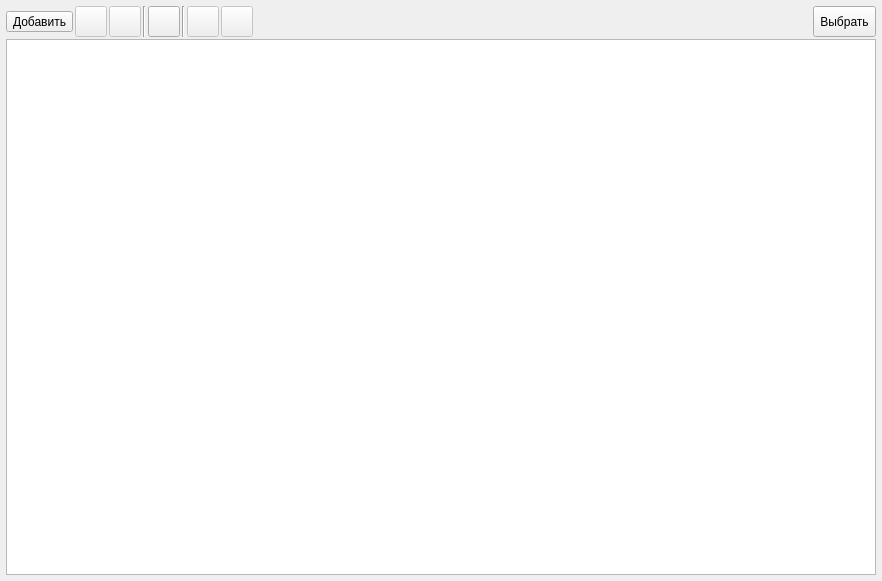
<?xml version="1.0" encoding="UTF-8"?>
<ui version="4.0">
 <class>FormDiscounts</class>
 <widget class="QWidget" name="FormDiscounts">
  <property name="geometry">
   <rect>
    <x>0</x>
    <y>0</y>
    <width>882</width>
    <height>581</height>
   </rect>
  </property>
  <property name="windowTitle">
   <string>Справочник скидок</string>
  </property>
  <layout class="QVBoxLayout" name="verticalLayout">
   <property name="spacing">
    <number>2</number>
   </property>
   <property name="leftMargin">
    <number>6</number>
   </property>
   <property name="topMargin">
    <number>6</number>
   </property>
   <property name="rightMargin">
    <number>6</number>
   </property>
   <property name="bottomMargin">
    <number>6</number>
   </property>
   <item>
    <layout class="QHBoxLayout" name="horizontalLayout">
     <property name="spacing">
      <number>2</number>
     </property>
     <item>
      <widget class="QToolButton" name="toolButtonAdd">
       <property name="toolTip">
        <string>Добавить новый бренд</string>
       </property>
       <property name="text">
        <string>Добавить</string>
       </property>
       <property name="icon">
        <iconset resource="../../res.qrc">
         <normaloff>:/32/icons/32x32/add.png</normaloff>:/32/icons/32x32/add.png</iconset>
       </property>
       <property name="iconSize">
        <size>
         <width>24</width>
         <height>24</height>
        </size>
       </property>
       <property name="toolButtonStyle">
        <enum>Qt::ToolButtonTextBesideIcon</enum>
       </property>
      </widget>
     </item>
     <item>
      <widget class="QToolButton" name="toolButtonEdit">
       <property name="enabled">
        <bool>false</bool>
       </property>
       <property name="toolTip">
        <string>Редактировать текущий бренд</string>
       </property>
       <property name="icon">
        <iconset resource="../../res.qrc">
         <normaloff>:/32/icons/32x32/edit.png</normaloff>:/32/icons/32x32/edit.png</iconset>
       </property>
       <property name="iconSize">
        <size>
         <width>24</width>
         <height>24</height>
        </size>
       </property>
      </widget>
     </item>
     <item>
      <widget class="QToolButton" name="toolButtonDelete">
       <property name="enabled">
        <bool>false</bool>
       </property>
       <property name="toolTip">
        <string>Удалить выбранные бренды</string>
       </property>
       <property name="text">
        <string/>
       </property>
       <property name="icon">
        <iconset resource="../../res.qrc">
         <normaloff>:/32/icons/32x32/delete.png</normaloff>:/32/icons/32x32/delete.png</iconset>
       </property>
       <property name="iconSize">
        <size>
         <width>24</width>
         <height>24</height>
        </size>
       </property>
      </widget>
     </item>
     <item>
      <widget class="Line" name="line">
       <property name="orientation">
        <enum>Qt::Vertical</enum>
       </property>
      </widget>
     </item>
     <item>
      <widget class="QToolButton" name="toolButtonRefresh">
       <property name="enabled">
        <bool>true</bool>
       </property>
       <property name="toolTip">
        <string>Обновить список брендов</string>
       </property>
       <property name="text">
        <string/>
       </property>
       <property name="icon">
        <iconset resource="../../res.qrc">
         <normaloff>:/32/icons/32x32/refresh.png</normaloff>:/32/icons/32x32/refresh.png</iconset>
       </property>
       <property name="iconSize">
        <size>
         <width>24</width>
         <height>24</height>
        </size>
       </property>
      </widget>
     </item>
     <item>
      <widget class="Line" name="line_2">
       <property name="orientation">
        <enum>Qt::Vertical</enum>
       </property>
      </widget>
     </item>
     <item>
      <widget class="QToolButton" name="toolButtonUp">
       <property name="enabled">
        <bool>false</bool>
       </property>
       <property name="toolTip">
        <string>Переместить выше</string>
       </property>
       <property name="text">
        <string/>
       </property>
       <property name="icon">
        <iconset resource="../../res.qrc">
         <normaloff>:/32/icons/32x32/up.png</normaloff>:/32/icons/32x32/up.png</iconset>
       </property>
       <property name="iconSize">
        <size>
         <width>24</width>
         <height>24</height>
        </size>
       </property>
      </widget>
     </item>
     <item>
      <widget class="QToolButton" name="toolButtonDown">
       <property name="enabled">
        <bool>false</bool>
       </property>
       <property name="toolTip">
        <string>Переместить ниже</string>
       </property>
       <property name="text">
        <string/>
       </property>
       <property name="icon">
        <iconset resource="../../res.qrc">
         <normaloff>:/32/icons/32x32/down.png</normaloff>:/32/icons/32x32/down.png</iconset>
       </property>
       <property name="iconSize">
        <size>
         <width>24</width>
         <height>24</height>
        </size>
       </property>
      </widget>
     </item>
     <item>
      <spacer name="horizontalSpacer">
       <property name="orientation">
        <enum>Qt::Horizontal</enum>
       </property>
       <property name="sizeHint" stdset="0">
        <size>
         <width>632</width>
         <height>20</height>
        </size>
       </property>
      </spacer>
     </item>
     <item>
      <widget class="QToolButton" name="toolButtonSelect">
       <property name="sizePolicy">
        <sizepolicy hsizetype="Preferred" vsizetype="Preferred">
         <horstretch>0</horstretch>
         <verstretch>0</verstretch>
        </sizepolicy>
       </property>
       <property name="minimumSize">
        <size>
         <width>0</width>
         <height>0</height>
        </size>
       </property>
       <property name="toolTip">
        <string>Выбрать список товаров</string>
       </property>
       <property name="text">
        <string>Выбрать</string>
       </property>
       <property name="icon">
        <iconset resource="../../res.qrc">
         <normaloff>:/64/icons/64x64/select.png</normaloff>:/64/icons/64x64/select.png</iconset>
       </property>
       <property name="iconSize">
        <size>
         <width>24</width>
         <height>24</height>
        </size>
       </property>
       <property name="toolButtonStyle">
        <enum>Qt::ToolButtonTextBesideIcon</enum>
       </property>
      </widget>
     </item>
    </layout>
   </item>
   <item>
    <widget class="QTreeView" name="treeViewDiscounts">
     <property name="rootIsDecorated">
      <bool>false</bool>
     </property>
     <property name="itemsExpandable">
      <bool>false</bool>
     </property>
     <property name="sortingEnabled">
      <bool>false</bool>
     </property>
     <attribute name="headerShowSortIndicator" stdset="0">
      <bool>false</bool>
     </attribute>
    </widget>
   </item>
  </layout>
  <action name="actionAdd">
   <property name="icon">
    <iconset resource="../../res.qrc">
     <normaloff>:/32/icons/32x32/add.png</normaloff>:/32/icons/32x32/add.png</iconset>
   </property>
   <property name="text">
    <string>Добавить</string>
   </property>
   <property name="toolTip">
    <string>Добавить скидку</string>
   </property>
   <property name="shortcut">
    <string>Ins</string>
   </property>
  </action>
  <action name="actionEdit">
   <property name="icon">
    <iconset resource="../../res.qrc">
     <normaloff>:/32/icons/32x32/edit.png</normaloff>:/32/icons/32x32/edit.png</iconset>
   </property>
   <property name="text">
    <string>Редактировать</string>
   </property>
   <property name="toolTip">
    <string>Редактировать скидку</string>
   </property>
  </action>
  <action name="actionDelete">
   <property name="icon">
    <iconset resource="../../res.qrc">
     <normaloff>:/32/icons/32x32/delete.png</normaloff>:/32/icons/32x32/delete.png</iconset>
   </property>
   <property name="text">
    <string>Удалить скидку</string>
   </property>
   <property name="toolTip">
    <string>Удалить выбранные скидки</string>
   </property>
   <property name="shortcut">
    <string>Ctrl+Del</string>
   </property>
  </action>
  <action name="actionSelect">
   <property name="icon">
    <iconset resource="../../res.qrc">
     <normaloff>:/64/icons/64x64/select.png</normaloff>:/64/icons/64x64/select.png</iconset>
   </property>
   <property name="text">
    <string>Выбрать</string>
   </property>
   <property name="toolTip">
    <string>Выбрать скидку/скидки</string>
   </property>
  </action>
  <action name="actionAddProductsGroups">
   <property name="text">
    <string>Добавить группу товаров</string>
   </property>
   <property name="toolTip">
    <string>Добавить группы товаров</string>
   </property>
  </action>
  <action name="actionAddProducts">
   <property name="text">
    <string>Добавить товар</string>
   </property>
   <property name="toolTip">
    <string>Добавить товары</string>
   </property>
  </action>
  <action name="actionAddModificationsProducts">
   <property name="text">
    <string>Добавить модификацию товара</string>
   </property>
   <property name="toolTip">
    <string>Добавить модификации товаров</string>
   </property>
  </action>
  <action name="actionAddContacts">
   <property name="text">
    <string>Добавить контакты</string>
   </property>
  </action>
  <action name="actionUp">
   <property name="icon">
    <iconset resource="../../res.qrc">
     <normaloff>:/32/icons/32x32/up.png</normaloff>:/32/icons/32x32/up.png</iconset>
   </property>
   <property name="text">
    <string>Переместить выше</string>
   </property>
   <property name="shortcut">
    <string>Ctrl+Up</string>
   </property>
  </action>
  <action name="actionDown">
   <property name="icon">
    <iconset resource="../../res.qrc">
     <normaloff>:/32/icons/32x32/down.png</normaloff>:/32/icons/32x32/down.png</iconset>
   </property>
   <property name="text">
    <string>Переместить ниже</string>
   </property>
   <property name="shortcut">
    <string>Ctrl+Down</string>
   </property>
  </action>
 </widget>
 <resources>
  <include location="../../res.qrc"/>
 </resources>
 <connections/>
</ui>
